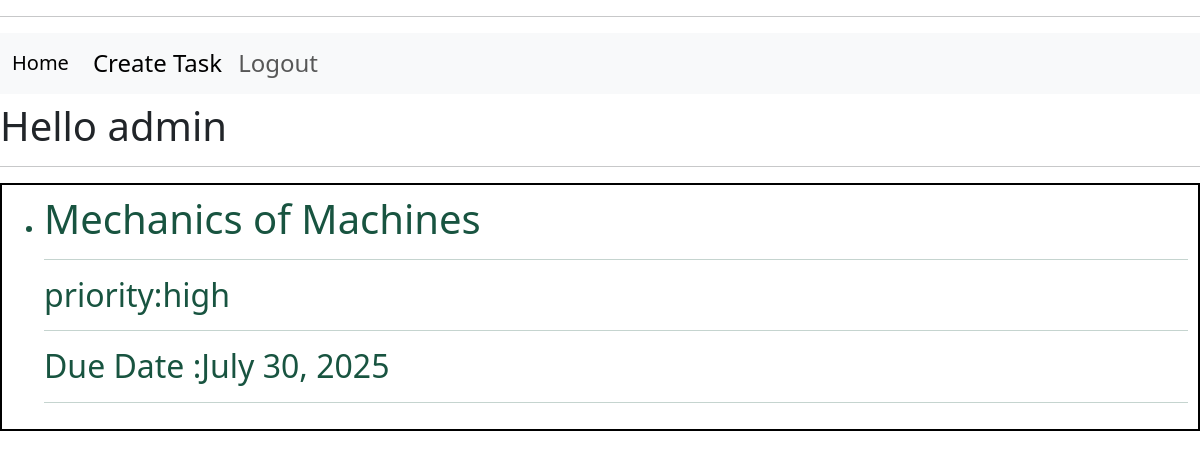
/into_task/141 (signed in), run on the app's committed database.
### core/models.py (models this page shows, shortened)
class Task(models.Model):
    user=models.ForeignKey(User,on_delete=models.CASCADE,null=True,blank=True)
    name=models.CharField(max_length=50)
    priority=models.CharField(max_length=50)
    date_created=models.DateField(auto_now_add=True)
    due_date=models.DateField()
    description=models.TextField(max_length=500,null=True,blank=True)
    completed=models.BooleanField(default=False,null=True,blank=True)

### core/views.py (the view)
# urls.py: path("into_task/<str:pk>",views.into_task,name="into-task"),
@login_required(login_url="/")
def into_task(request,pk):
    task=models.Task.objects.get(id=pk)
    context={"task":task}
    return render(request,"core/into_task.html",context)

### core/templates/core/into_task.html (shortened to what this page needs)
{% extends "main_template.html"%}
{% block content%}
<div>
    <div class="box">
        <ul>
                <li>
                <h1>
                    {{task.name}}
                </h1>
                <h2>
                    <hr>
                    priority:{{task.priority}}
                    <br>
                    <hr>
                    Due Date :{{task.due_date}}
                    <hr>
                </h2>
                </li>
        </ul>
    </div>
</div>
{% endblock %}

### templates/navbar.html (shortened to what this page needs)
<div>
    <h4>
        <hr>
        <nav class="navbar navbar-expand-lg bg-body-tertiary">
            <div class="container-fluid">
              <a class="navbar-brand" href="{% url 'homepage'%}">Home</a>
              <div class="collapse navbar-collapse" id="navbarSupportedContent">
                <ul class="navbar-nav me-auto mb-2 mb-lg-0">
                  <li class="nav-item">
                    <a class="nav-link active" aria-current="page" href="{% url 'create-task' %}">Create Task</a>
                  </li>
                  <li class="nav-item">
                    {% if request.user.is_authenticated %}
                    <a class="nav-link" href="{% url 'logout' %}">Logout</a>
                    {%else%}
                    <a class="nav-link" href="{% url 'login' %}">Login</a>
                    {% endif%}
                  </li>
                </ul>
              </div>
            </div>
          </nav>
                    {% if request.user.is_authenticated %}
                        <h1>
                            Hello {{request.user}}
                        </h1>
                    {% endif %}
        </div>
<hr>

### core/templates/core/into_task.html (style rules this page uses)
.box { color: rgb(24, 84, 64); border: 2px solid #000; padding:10px }

### data on the page
Task: name "Mechanics of Machines", priority "high", due_date "July 30, 2025"

### other printed values
{{ request.user }} "admin"
